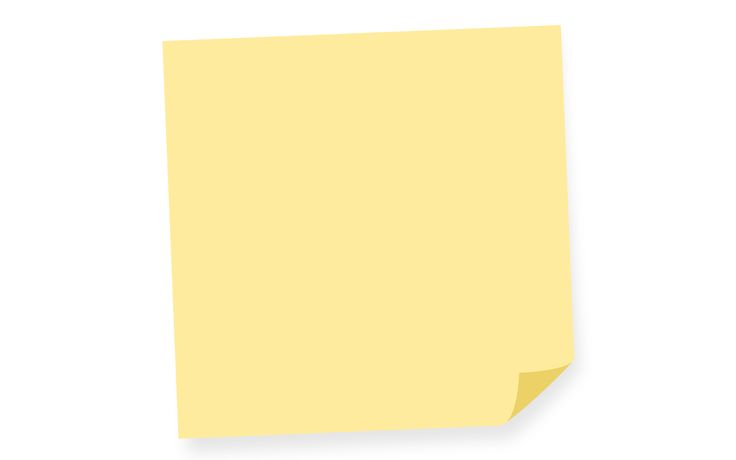
#> input picture images/stickynote.jpg, 736 x 460 px
$ jupyter execute --allow-errors segment-image.ipynb   (shell and % lines are left out)
#> lines starting #> are read from the running program, lines starting #| are printed output that depends on the picture; after the words box and inside, x2 and y2 are one past the last pixel; in counts of white or black regions, pixels touching at a corner belong together
[cell 1]
from segment_anything import SamPredictor, sam_model_registry
from PIL import Image
import numpy as np
import matplotlib.pyplot as plt
import cv2  # OpenCV for image processing
import random

[cell 2]
# Define the path to the checkpoint and the model type
checkpoint_path = "checkpoints/sam_checkpoint.pth"  # Path to the downloaded checkpoint
model_type = "default"  # Replace with the actual model type, e.g., "default"

# Load the model
#> (the rest of this cell did not finish here and is left out)

[cell 3]
# Load your image
image_path = "images/stickynote.jpg"  # Path to your image file
image = Image.open(image_path)
#> image is the input picture: PIL image 736x460 RGB; mean R, G, B 253.9, 245.1, 209.4
image_np = np.array(image)

# Set the image in the predictor
#> (the rest of this cell did not finish here and is left out)

[cell 4]
image

[cell 5]
# Convert the image to the HSV color space
hsv_image = cv2.cvtColor(image_np, cv2.COLOR_RGB2HSV)
#> hsv_image: shape (460, 736, 3); mean H, S, V 13.9, 44.7, 254

# Adjust the color range for the yellow object to exclude shadows
lower_yellow = np.array([25, 150, 150])  # Narrower range to exclude shadows
upper_yellow = np.array([35, 255, 255])

# Create a mask for the yellow object
mask = cv2.inRange(hsv_image, lower_yellow, upper_yellow)
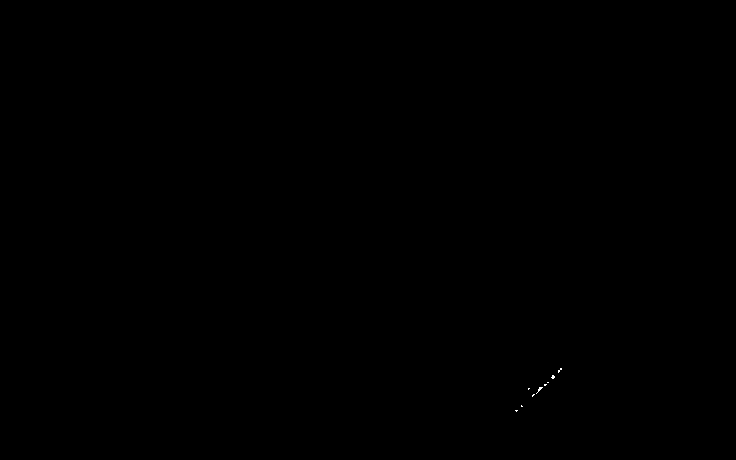
#> mask: shape (460, 736); 0.02% white in thin lines or dots, all inside (x1, y1, x2, y2) = (515, 368, 562, 412)

# Find contours of the object
contours, _ = cv2.findContours(mask, cv2.RETR_EXTERNAL, cv2.CHAIN_APPROX_SIMPLE)
#> contours = 9 contours, all with area under 20

# Get a point near the center of the largest contour assuming it's the object
if contours:
    largest_contour = max(contours, key=cv2.contourArea)
#> largest_contour = [[539, 387], [539, 388], [538, 389], [538, 391], [536, 393], [542, 387]]

    # Get the bounding box of the largest contour
    x, y, w, h = cv2.boundingRect(largest_contour)
#> x = 536; y = 387; w = 7; h = 7

    # Select a point near the center of the bounding box
    cX = x + w // 2
#> cX = 539
    cY = y + h // 2
#> cY = 390
    foreground_point = (cX, cY)
#> foreground_point = (539, 390)
else:
    foreground_point = (0, 0)  # Default to (0, 0) if no contour is found

# Combine points and labels
input_points = np.array([foreground_point])
#> input_points = [[539, 390]]
input_labels = np.array([1])  # 1 for foreground

print("Selected point:", input_points)
#| Selected point: [[539 390]]

#> (a cell that did not finish here is left out)

[cell 7]
# Define a function to overlay a colored mask on the image
def overlay_mask(image, mask, color, alpha=0.5):
    """Overlay a colored mask on the image."""
    colored_image = image.copy()
    for i in range(3):  # Apply color to each channel
        colored_image[:, :, i] = np.where(mask == 1, color[i], image[:, :, i])
    return cv2.addWeighted(colored_image, alpha, image, 1 - alpha, 0)

# Choose a color for the mask (e.g., red)
mask_color = [255, 0, 0]  # Red color

# Display the original image with the selected point
plt.imshow(image_np)
plt.scatter(input_points[:, 0], input_points[:, 1], c='red', s=100, marker='x')  # Highlight the selected point
plt.show()
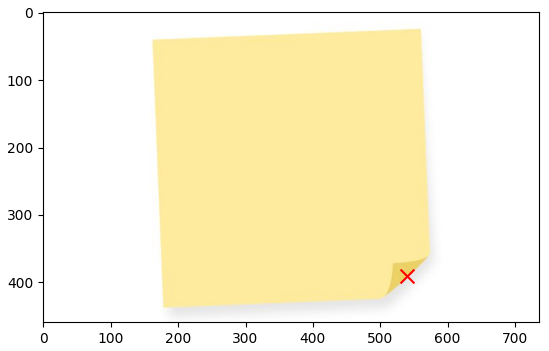
#> figure drawn by matplotlib, 1 panel

# Assuming the desired mask is the second one (mask 2)
desired_mask_index = 2

#> (the rest of this cell did not finish here and is left out)
